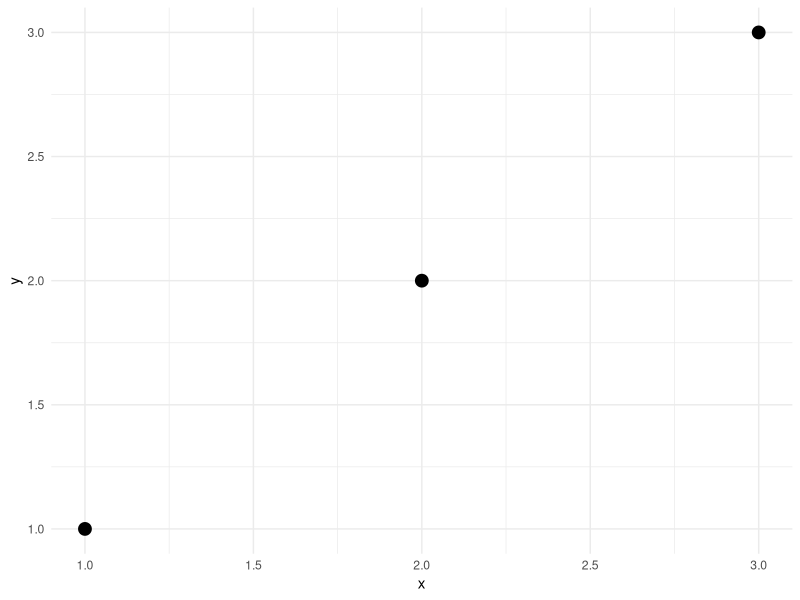
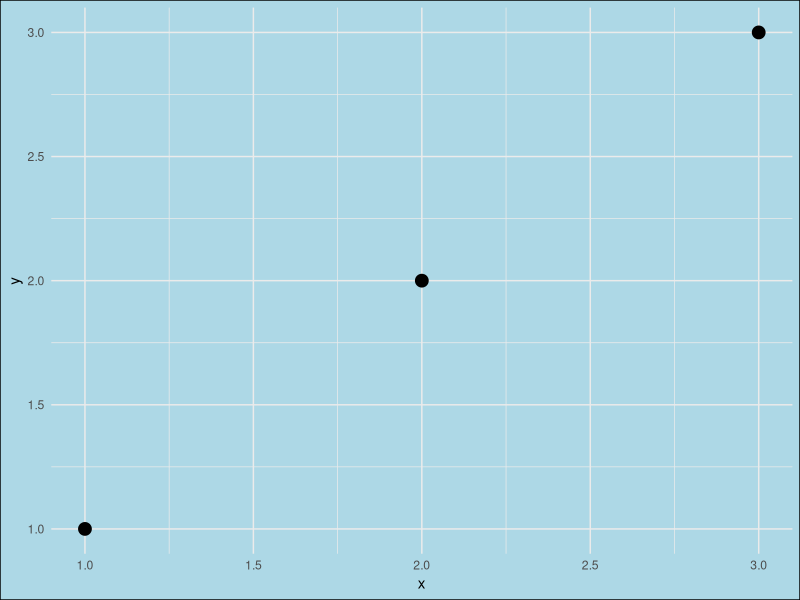
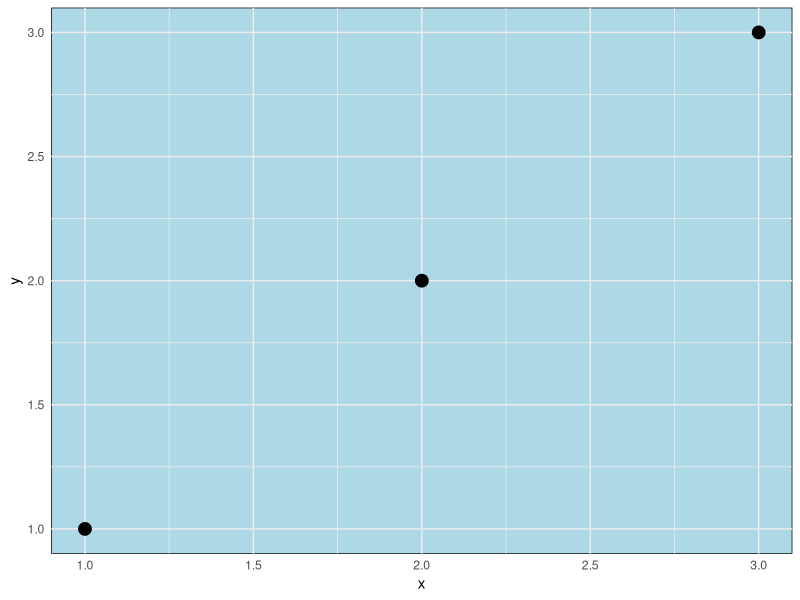
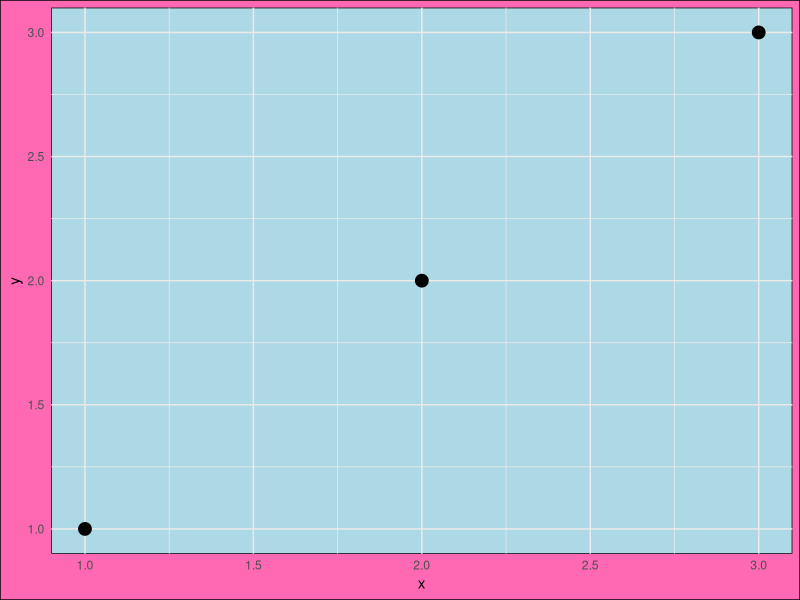
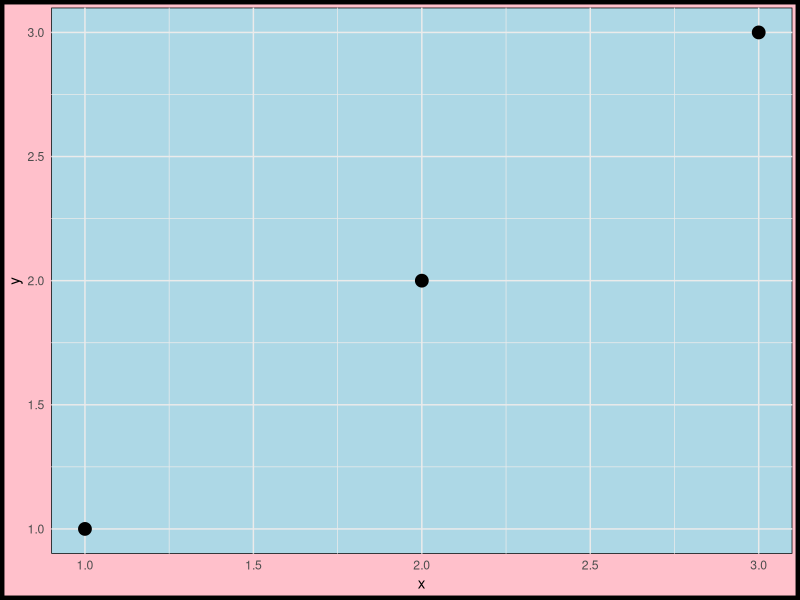
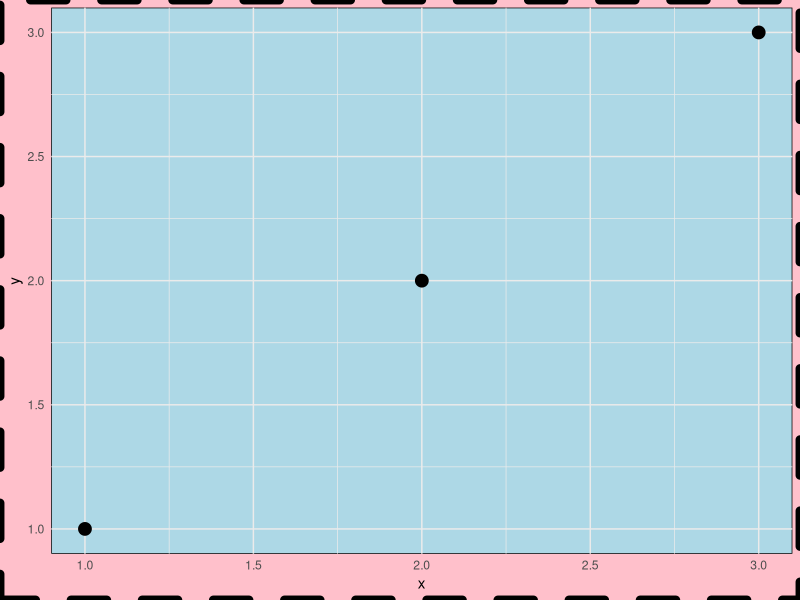
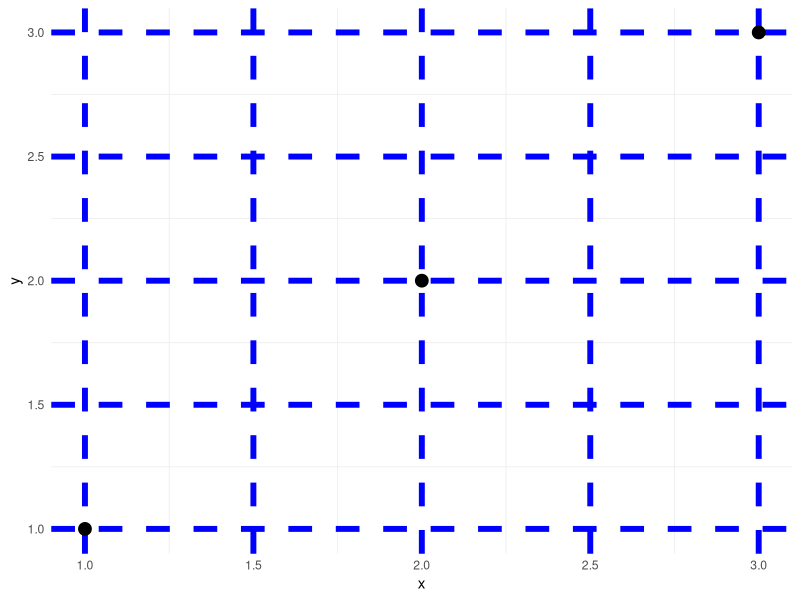
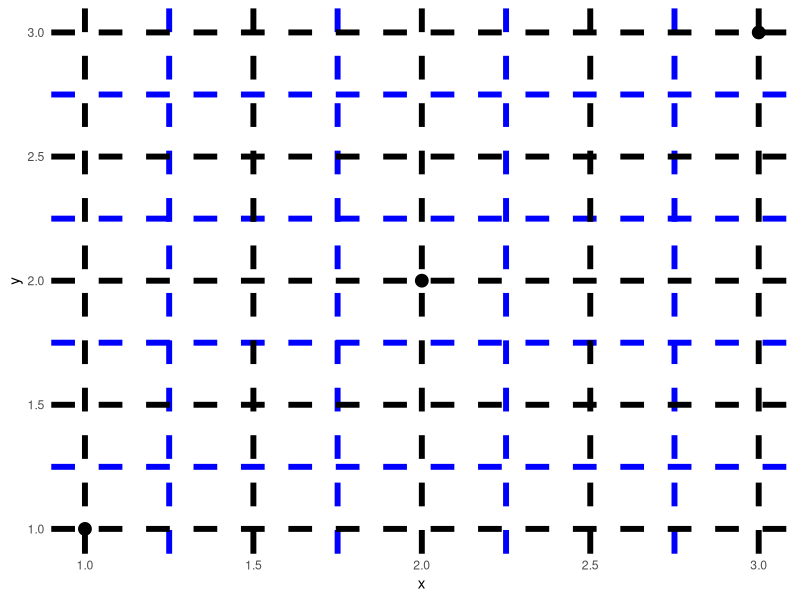

Write R code to recreate these figures, in order. (Note: this script raises an error after producing the figures.)
## ---- chunk 1
#| label = "setup"
library(ggplot2)
library(dplyr)

## ---- chunk 2

df = data.frame(x = 1:3,
                 y = 1:3, 
                 z = LETTERS[1:3])

base = ggplot(df, aes(x, y)) +
  geom_point(size = 4) +
  theme_minimal()

print(base)

## ---- chunk 3
#| eval = FALSE,
#| echo = TRUE

# Don't run this code

element_rect(fill = NULL, 
             color = NULL, 
             linewidth = NULL, 
             linetype = NULL,
             inherit.blank = FALSE)

## ---- chunk 4
#| echo = TRUE
base + theme(plot.background = element_rect(fill = "lightblue"))
## ---- chunk 5
#| echo = TRUE

base + theme(panel.background = element_rect(fill = "lightblue"))
## ---- chunk 6
#| echo = TRUE
base + theme(plot.background = element_rect(fill = "hotpink"),
             panel.background = element_rect(fill = "lightblue"))
## ---- chunk 7
#| echo = TRUE
base + theme(plot.background = element_rect(fill = "pink", 
                                            color = "black", 
                                            linewidth = 3)) +
  theme(panel.background = element_rect(fill = "lightblue"))
## ---- chunk 8
#| echo = TRUE
base + theme(plot.background = element_rect(fill = "pink", 
                                            color = "black", 
                                            linewidth = 3, 
                                            linetype = "dashed")) +
  theme(panel.background = element_rect(fill = "lightblue"))
## ---- chunk 9
#| echo = TRUE
base + theme(panel.grid.major = element_line(color = "blue", 
                                             linewidth = 2, 
                                             linetype = "dashed"))

## ---- chunk 10
#| echo = TRUE
base + theme(panel.grid.minor = element_line(color = "blue", 
                                             linewidth = 2, 
                                             linetype = "dashed")) +
  theme(panel.grid.major = element_line(color = "black", 
                                             linewidth = 2, 
                                             linetype = "dashed"))

## ---- chunk 11
#| echo = TRUE

base + theme(aspect.ratio = 0.75)

## ---- chunk 12
#| eval = FALSE,
#| echo = TRUE

element_text(family = NULL, face = NULL, colour = NULL, linewidth = NULL,
  hjust = NULL, vjust = NULL, angle = NULL, lineheight = NULL,
  color = NULL, margin = NULL, debug = NULL, inherit.blank = FALSE)


element_line(colour = NULL, linewidth = NULL, linetype = NULL,
  lineend = NULL, color = NULL, arrow = NULL, inherit.blank = FALSE)

# where arrow describes the arrow head with the function arrow() with the following syntax

arrow(angle = 30, length = unit(0.25, "inches"),
      ends = "last", type = "open")
## ---- chunk 13
#| echo = TRUE
base + theme(axis.line = element_line(arrow = arrow(angle = 15, 
                                                    length = unit(.15, "inches"),
                                                    type = "open")))
## ---- chunk 14
#| echo = TRUE
base + theme(axis.ticks = element_line(color = "red"),
             axis.ticks.length = unit(10, units = "pt"),
             axis.text = element_text(face = "bold", 
                                      size = 12, 
                                      angle = 30))
## ---- chunk 15
#| echo = TRUE
base + geom_point(aes(color = z), size = 4) +
  theme(legend.key = element_blank(),
        legend.background = element_blank(),
        legend.title.align = 1,
        legend.position = c(0.1, 0.5))
## ---- chunk 16
#| echo = TRUE
p1 = base + geom_point(aes(color = z), size = 4) +
  scale_color_manual(values = c("red", "blue", "hotpink")) +
  theme(legend.key = element_rect(fill = "gray70"),
        legend.background = element_rect(fill = "gray90", color = "white"),
        legend.title.align = 1,
        legend.position = c(0.9, 0.5))
## ---- chunk 17
#| eval = FALSE,
#| echo = TRUE

# vector graphics
ggsave("plot01_2023-09-26.svg")
ggsave("plot01_2023-09-26.pdf", plot = p1,
       width = 11.5, 
       height = 8.5,
       dpi = 600)

# raster graphics 
ggsave("plot01_2023-09-26.png", plot = p1,
       width = 11.5, 
       height = 8.5,
       dpi = 600,
       bg = "white")


